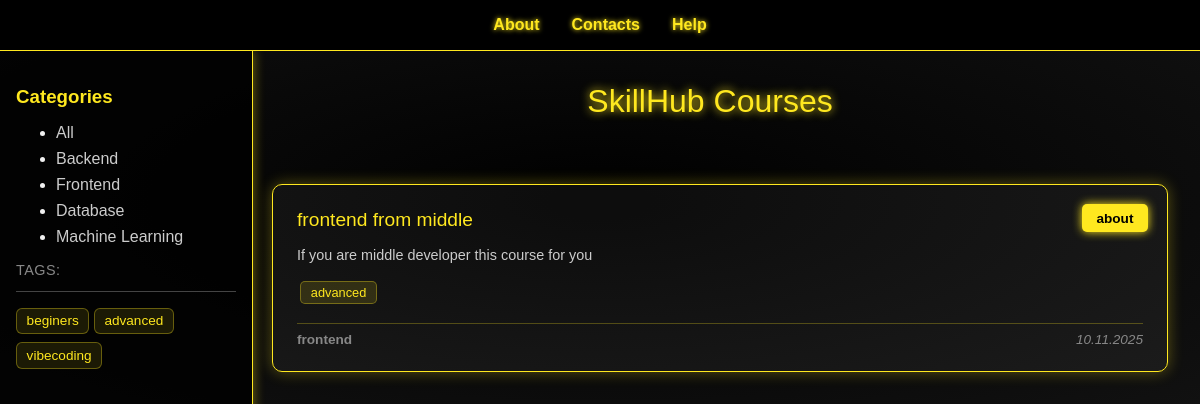
Page /tag/advanced/ on the committed database.
### courses/models.py (models this page shows, shortened)
class Category(models.Model):
    name = models.CharField(max_length=100, db_index=True)
    slug = models.SlugField(max_length=100, unique=True, db_index=True)
    objects = models.Manager()
    published = PublishedManager()
    class Meta:
        verbose_name_plural = 'Categories'
    def get_absolute_url(self):
        return reverse('category', kwargs={'category_slug': self.slug})

class TagCourse(models.Model):
    tag = models.CharField(max_length=100, db_index=True)
    slug = models.SlugField(max_length=100, unique=True, db_index=True)
    def get_absolute_url(self):
        return reverse('tag', kwargs={'tag_slug': self.slug})

class Course(models.Model):
    class Status(models.IntegerChoices):
        DRAFT = 0, 'Draft'
        PUBLISHED = 1, 'Published'
    title = models.CharField(max_length=100)
    slug = models.SlugField(max_length=100, unique=True, db_index=True)
    description = models.TextField()
    price = models.DecimalField(max_digits=10, decimal_places=2)
    created = models.DateTimeField(auto_now_add=True)
    updated = models.DateTimeField(auto_now=True)
    category = models.ForeignKey(Category, on_delete=models.PROTECT, related_name='courses')
    is_published = models.BooleanField(choices=Status.choices, default=Status.DRAFT)
    tags = models.ManyToManyField('TagCourse', blank=True, related_name='courses')
    objects = models.Manager()
    published = PublishedManager()
    class Meta:
        ordering = ['-updated']
        indexes = [
            models.Index(fields=['-updated']),
        ]
    def get_absolute_url(self):
        return reverse('course', kwargs={'course_slug': self.slug})

### courses/views.py (the view)
# urls.py: path('tag/<slug:tag_slug>/', views.show_by_tag, name='tag'),
def show_by_tag(request, tag_slug):
    tag = get_object_or_404(TagCourse, slug=tag_slug)
    courses = tag.courses.filter(is_published=Course.Status.PUBLISHED)
    context =  {
        'title': f'SkillHub Courses with "{tag.tag}" tag',
        'courses': courses,
        'selected_cat': None,
    }
    return render(request, 'courses/index.html', context)

### courses/models.py (called while the page is built)
    def get_queryset(self):
        return super().get_queryset().filter(is_published=Course.Status.PUBLISHED)

### courses/templatetags/courses_tags.py (called while the page is built)
@register.simple_tag()
def count_courses_by_category(category):
    if not category:
        return len(Course.published.all())
    return len(Course.published.filter(category=Category.objects.get(slug=category)))

@register.inclusion_tag('courses/navbar.html')
def show_navbar(selected_cat=0):
    cats = Category.objects.all()
    return {'cats': cats, 'selected_cat': selected_cat}

@register.inclusion_tag('courses/tagsbar.html')
def show_tagsbar():
    tags = TagCourse.objects.all()
    return {'tags': tags}

### courses/templates/courses/index.html (shortened to what this page needs)
{% extends 'base.html' %}
{% load courses_tags %}
{% block content %}
<nav class="top-nav">
    <a href="#">About</a>
    <a href="#">Contacts</a>
    <a href="#">Help</a>
</nav>
<aside class="side-nav">
    {% show_navbar selected_cat %}
    {% show_tagsbar %}
</aside>
<header>SkillHub Courses</header>
    <section class="course-grid">
    {% count_courses_by_category selected_cat as courses_count %}
    {% if courses_count == 0 %}
        <div class="course-card">
            <div class="course-title">There are not available courses</div>
        </div>
    {% else %}
    {% for course in courses %}
        <div class="course-card">
            <div class="course-title">{{ course.title }}</div>
            <div class="course-description">{{ course.description|linebreaks|truncatewords:15 }}</div>
            <a href="{{ course.get_absolute_url }}" class="btn">about</a>
            <div class="tags">
                {% for tag in course.tags.all %}
                    <a href="{{ tag.get_absolute_url }}" class="tag">{{ tag.tag }}</a>
                {% endfor %}
            </div>
            <div class="course-footer">
                <p class="topic">{{ course.category.name }}</p>
                <p class="date">{{ course.updated|date:"d.m.Y" }}</p>
            </div>
        </div>
    {% endfor %}
    {% endif %}
    </section>
{% endblock %}

### courses/templates/courses/navbar.html (shortened to what this page needs)
        <h3>Categories</h3>
    <ul>
        <li class="{% if selected_cat == 0 %}selected{% endif %}"><a href="{% url 'index' %}">All</a></li>
        {% for cat in cats %}
        <li class="{% if cat.slug == selected_cat %}selected{% endif %}">
        <a href="{{ cat.get_absolute_url }}">{{ cat.name|title }}</a></li>
        {% endfor %}
    </ul>

### courses/templates/courses/tagsbar.html
{% if tags %}
<p class="tagsbar-title">Tags:</p>
<ul class="tagsbar">
    {% for i in tags %}
    <li><a href="{{ i.get_absolute_url }}">{{ i.tag }}</a></li>
    {% endfor %}
</ul>
{% endif %}

### courses/static/courses/css/style.css (style rules this page uses)
body { margin: 0; font-family: 'Orbitron', sans-serif; background: radial-gradient(ellipse at center, #000 0%, #111 100%); color: #f0f0f0; overflow-x: hidden; }
.top-nav { display: flex; justify-content: center; background-color: #000; border-bottom: 1px solid #ffe81f; padding: 1rem; position: sticky; top: 0; z-index: 1000; }
.top-nav a { margin: 0 1rem; color: #ffe81f; text-decoration: none; font-weight: bold; text-shadow: 0 0 5px #ffe81f; }
.side-nav { position: fixed; left: 0; width: 220px; background-color: rgba(0, 0, 0, 0.8); border-right: 1px solid #ffe81f; padding: 1rem; height: calc(100% - 4rem); box-shadow: 2px 0 10px #ffe81f55; }
.side-nav h3 { color: #ffe81f; margin-bottom: 1rem; }
.side-nav a { display: block; margin-bottom: 0.5rem; color: #ccc; text-decoration: none; }
header { text-align: center; padding: 2rem; font-size: 2rem; color: #ffe81f; text-shadow: 0 0 10px #ffe81f; margin-left: 220px; }
.course-grid { display: grid; grid-template-columns: repeat(auto-fit, minmax(280px, 1fr)); gap: 2rem; padding: 2rem; margin-left: 240px; }
.course-card { background: rgba(255, 255, 255, 0.05); border: 1px solid #ffe81f; border-radius: 10px; padding: 1.5rem; box-shadow: 0 0 15px #ffe81f55; transition: transform 0.3s; }
.course-title { font-size: 1.2rem; color: #ffe81f; margin-bottom: 1rem; }
.course-description { font-size: 0.9rem; color: #ccc; }
.btn { display: inline-block; margin-top: 1rem; padding: 0.5rem 1rem; background: #ffe81f; color: #000; text-decoration: none; border-radius: 5px; font-weight: bold; box-shadow: 0 0 10px #ffe81f; }
.course-footer { display: flex; justify-content: space-between; align-items: center; margin-top: 1rem; border-top: 1px solid #ffe81f44; padding-top: 0.5rem; font-size: 0.85rem; color: #bbb; }
.course-footer p { margin: 0; }
.course-footer .topic { color: #888; font-weight: 600; }
.course-footer .date { color: #888; font-style: italic; }
.course-card { position: relative; }
.course-card .btn { position: absolute; top: 1.2rem; right: 1.2rem; margin: 0; padding: 0.4rem 0.9rem; font-size: 0.85rem; box-shadow: 0 0 10px #ffe81f; transition: all 0.2s ease-in-out; }
.tag { display: inline-block; background: #ffe81f22; border: 1px solid #ffe81f55; color: #ffe81f; padding: 0.2rem 0.6rem; margin: 0.2rem; border-radius: 5px; font-size: 0.8rem; text-decoration: none; transition: 0.2s; }
.tagsbar { margin-top: 2rem; padding-top: 1rem; border-top: 1px solid #ffe81f55; list-style: none; padding-left: 0; }
.tagsbar-title { color: #ffe81f; font-weight: bold; margin-bottom: 0.8rem; text-transform: uppercase; font-size: 1rem; }
.tagsbar li { margin-bottom: 0.5rem; }
.tagsbar a { display: block; background: rgba(255, 232, 31, 0.1); border: 1px solid #ffe81f55; color: #ffe81f; padding: 0.4rem 0.6rem; border-radius: 6px; text-decoration: none; font-size: 0.9rem; transition: all 0.2s ease; }
.tagsbar { margin-top: 0rem; padding-top: 1rem; border-top: 1px solid #444; list-style: none; padding-left: 0; }
.tagsbar-title { color: #888; font-weight: 500; margin-bottom: 0.8rem; font-size: 0.9rem; letter-spacing: 0.5px; }
.tagsbar li { display: inline-block; margin: 0 0rem 0rem 0; }
.tagsbar a { display: inline-block; background: rgba(255, 232, 31, 0.1); border: 1px solid #ffe81f55; color: #ffe81f; padding: 0.3rem 0.6rem; border-radius: 6px; text-decoration: none; font-size: 0.85rem; transition: all 0.2s ease; }

### rows in the picture
Category: name "Backend"
Category: name "Frontend"
Category: name "Database"
Category: name "Machine Learning"
TagCourse: tag "beginers"
TagCourse: tag "advanced"
TagCourse: tag "vibecoding"
Course: title "frontend from middle", description "If you are middle developer this course for you", category.name "frontend", updated "10.11.2025"
